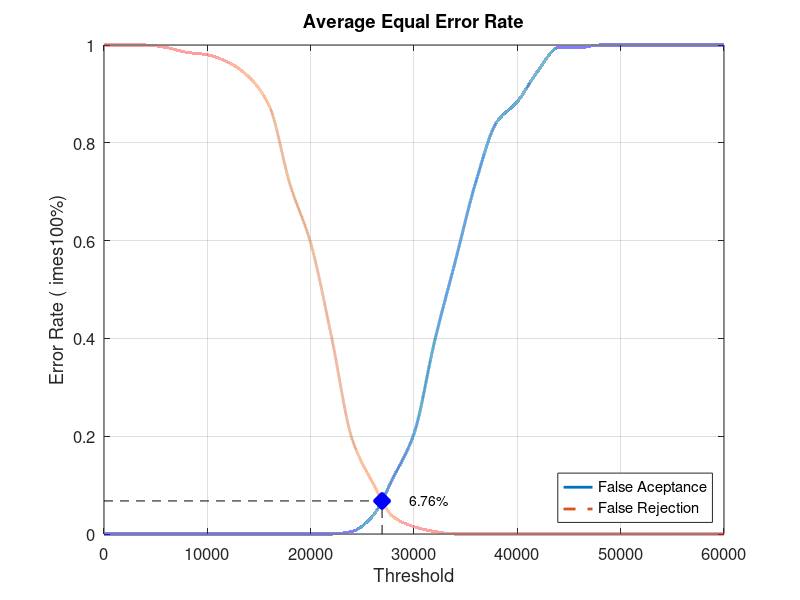
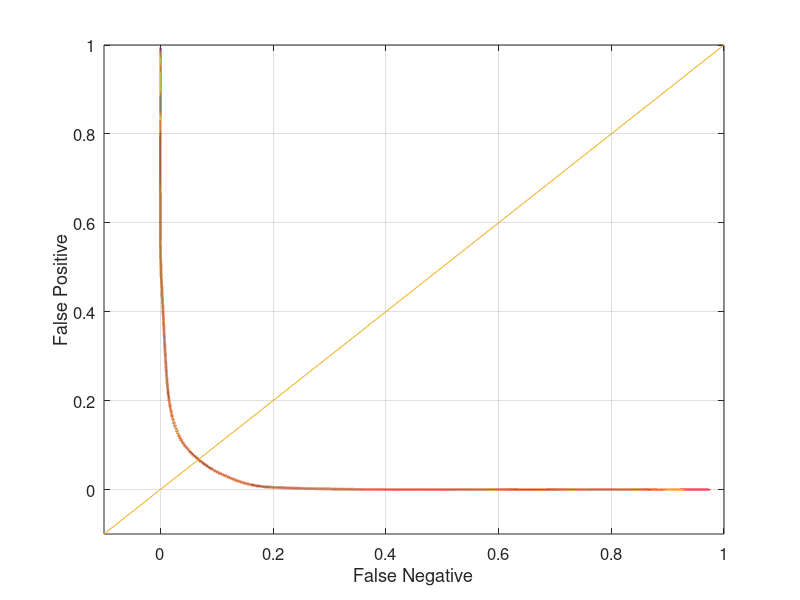

Recreate these plots in MATLAB, in order.
close all;
clear;
clc;
x = 0:2000:60000;
xq = 0:0.5:60000;

y0 = [0 0 0 0 0 0 0 0 0 0 0 0 0.00526316 0.0368421 0.115789 0.205263 0.394737 0.557895 0.721053 0.842105 0.884211 0.947368 0.994737 0.994737 1 1 1 1 1 1 1]
yy0 = interp1(x, y0, xq, 'pchip');
y1 = [1 1 1 0.995 0.985 0.98 0.965 0.935 0.875 0.715 0.595 0.405 0.195 0.105 0.035 0.015 0.005 0 0 0 0 0 0 0 0 0 0 0 0 0 0]
yy1 = interp1(x, y1, xq, 'pchip');

% Calculating EER: 
y2 = abs(y0 - y1);
find(y2 == min(y2))
yy2 = abs(yy0 - yy1);
xEER = find(yy2 == min(yy2));
xEERIndex = xq(xEER) % X-axis EER
yEER = yy0(xEER) % Y-axis EER

main = figure
plot(xq, yy0,'-','LineWidth', 2);	hold on
plot(xq, yy1,'--','LineWidth', 2);	hold on
plot([xEERIndex xEERIndex], [0 yEER], 'k--');	hold on
plot([0 xEERIndex], [yEER yEER], 'k--');	hold on
plot(xEERIndex, yEER, 'bx', 'LineWidth', 10);	hold on
text(xEERIndex + 10 * xEERIndex / 100, yEER, [num2str(round((10000 * yEER)) / 100) '%'])
legend('False Aceptance', 'False Rejection', 'Location', 'SouthEast')
xlabel('Threshold')
ylabel('Error Rate (	imes100%)')
title('Average Equal Error Rate')
set(gca, 'FontSize', 12)
axis([0 60000 0 1])
grid on

print(main, 'Database3_1Main', '-dpng');
FNRxFPR = figure('Color', [1 1 1]);
plot(yy1, yy0, '-', yy1, yy0, 'LineWidth', 2);
hold on
y = -0.1:0.1:1
plot(y, y); 
set(gca, 'FontSize', 12)
xlabel('False Negative')
ylabel('False Positive')
axis([-0.1 1 -0.1 1])
set(gca, 'FontSize', 12)
grid on

print(FNRxFPR, 'Database3_1FNRxFPR','-dpng');
